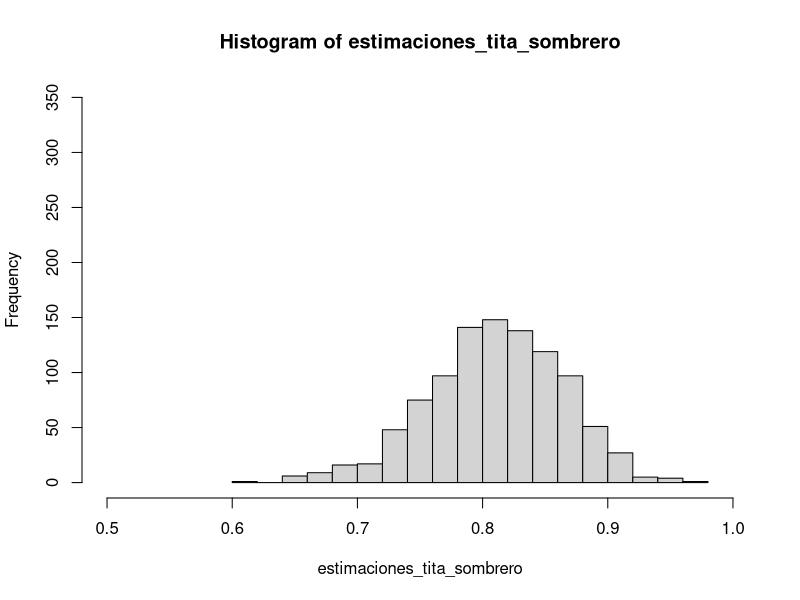
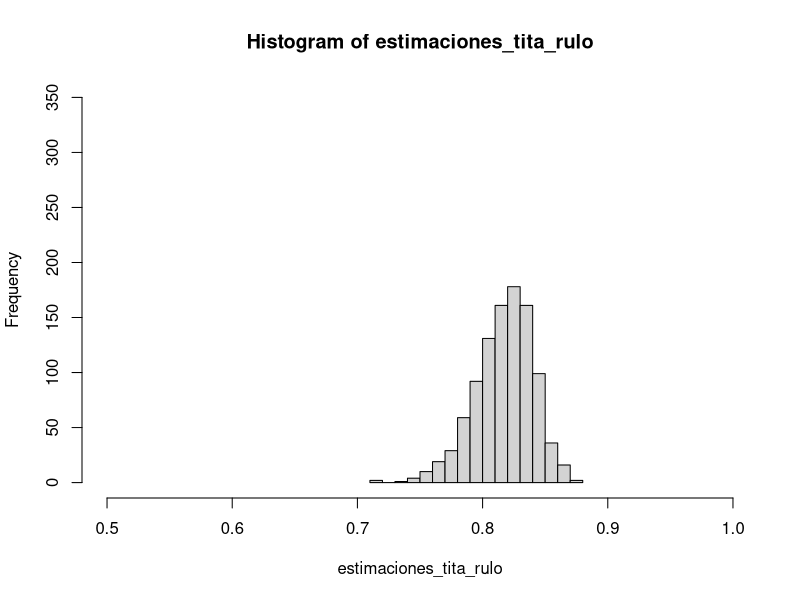
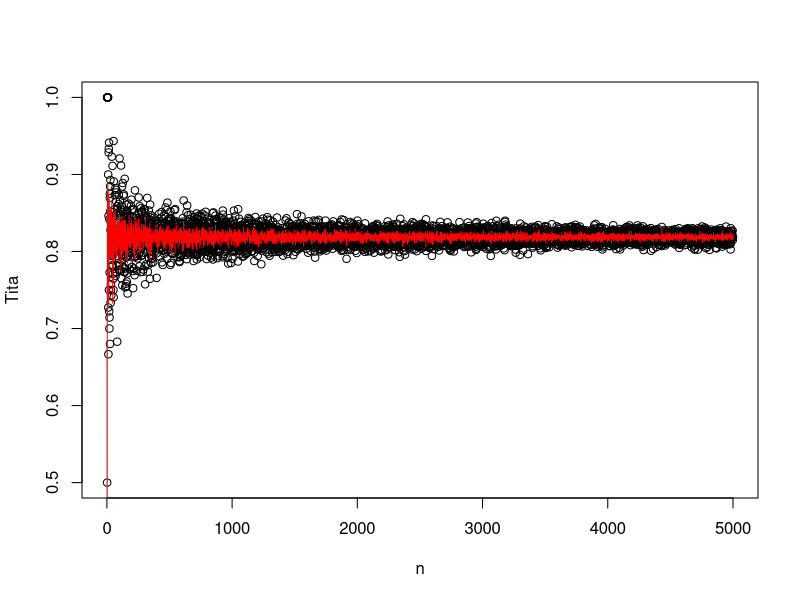
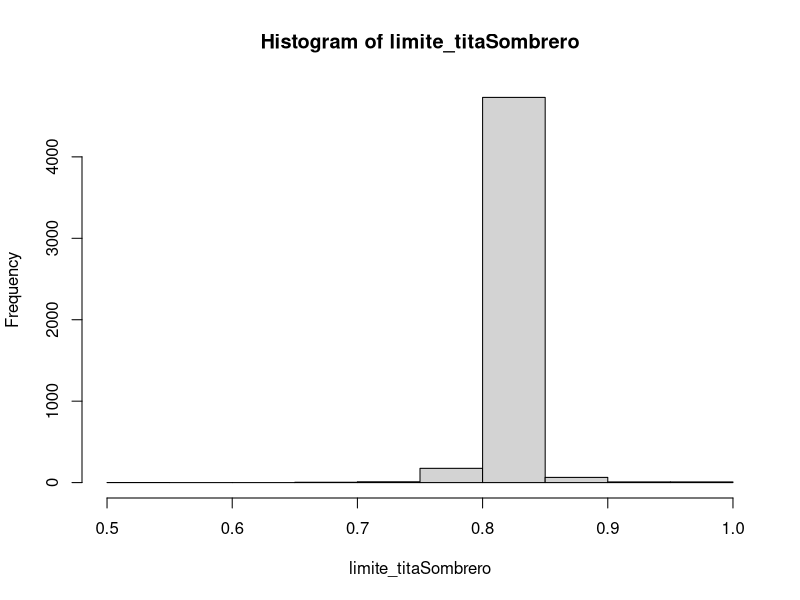
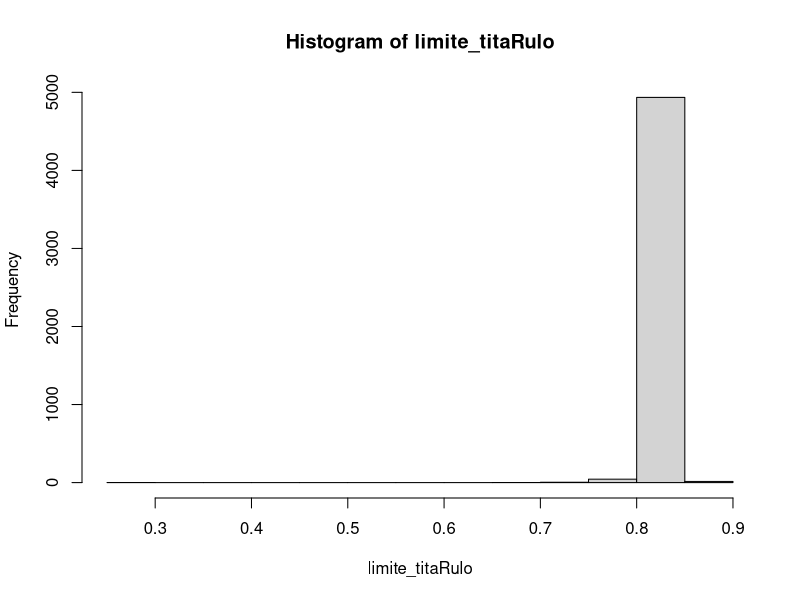
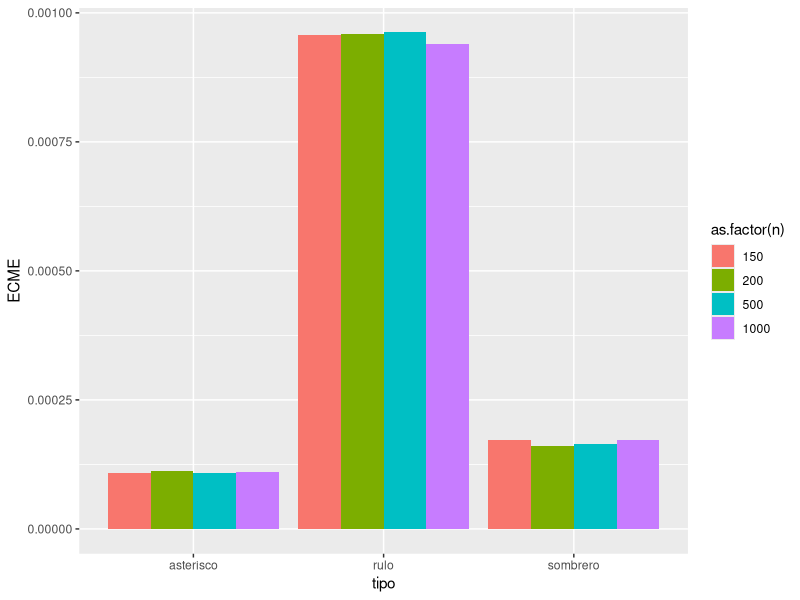

These charts were generated, in order, by the following R code:
####### Estimador 1


### 1.1

## el estimador propuesto es mean(vec > 1)

### 1.2
estsombrero <- function(datos){
  estimacion <- mean(datos > 1)
  return(estimacion)
}

### 1.3
datos_muestra <- c(12.23,6.37,6.10,0.70,3.48,2.82,9.55,2.21,0.72,9.09)

estsombrero(datos_muestra)
####### Mundo Exponencial

### 1.4
lambda <- 0.2

E <-  1/lambda
V <- 1/lambda**2
P_1 <- 1-pexp(1,lambda)

### 1.5
# lambda_est <- 1/mean(X)
# E_est <- 1/lambda_est
# V_est <- 1/lambda_est**2
# P_1_est <- 1-pexp(1,lambda_est)

### 1.6
# el estimador propuesto es 1-pexp(1,lambda_est)

### 1.7
estrulo <- function(datos){
  lambda_est <- 1/mean(datos)
  estimacion <- 1-pexp(1,lambda_est)
  return(estimacion)
}

### 1.8
estrulo(datos_muestra)

####### Simulacion 1

### 1.9
datos_generados <- rexp(1000,lambda)

tita_verdadero <- 1-pexp(1,lambda)

### 1.10
datos_generados <- rexp(50,lambda)
tita_sombrero <- estsombrero(datos_generados)
tita_rulo <- estrulo(datos_generados)

### 1.11
Nrep <- 1000
estimaciones_tita_sombrero <- rep(NaN,Nrep)
estimaciones_tita_rulo <- rep(NaN,Nrep)

for (i in 1:Nrep) {
  datos_generados <- rexp(50,lambda)
  estimaciones_tita_sombrero[i]<- estsombrero(datos_generados)
  estimaciones_tita_rulo[i] <- estrulo(datos_generados)
}

### 1.12
# g1
hist(estimaciones_tita_sombrero, xlim = c(0.5,1), ylim = c(0,350), breaks = 20)
# g2
hist(estimaciones_tita_rulo, xlim = c(0.5,1), ylim = c(0,350), breaks = 20)

# g1 tiene los datos mas dispersos que g2. En ambos graficos los datos estan al rededor del verdadero parametro,
# por lo tanto elijo el estimador del grafico de g2, es decir, el estimador rulo

### 1.13   
ECME_somb_rul <- function(n, lambda){
  
  estimaciones_tita_sombrero <- rep(NaN, 1000)
  estimaciones_tita_rulo <- rep(NaN, 1000)
  
  titas_verdaderos <- rep(NaN, 1000)
  
  for (i in 1:1000) {
    datos_generados <- rexp(n,lambda)
    titas_verdaderos[i] <- 1-pexp(1,lambda)
    estimaciones_tita_sombrero[i]<- estsombrero(datos_generados)
    estimaciones_tita_rulo[i]<- estrulo(datos_generados)
  }
  
  
  ECME_somb <- sum((estimaciones_tita_sombrero-titas_verdaderos)**2)/1000
  ECME_rul <- sum((estimaciones_tita_rulo-titas_verdaderos)**2)/1000
  
  ECME <- list(ECME_somb = ECME_somb,
               ECME_rul = ECME_rul)
 
  return(ECME)
}

ECME_150 <- ECME_somb_rul(150,0.2)
ECME_200 <- ECME_somb_rul(200,0.2)
ECME_500 <- ECME_somb_rul(500,0.2)
ECME_1000 <- ECME_somb_rul(1000,0.2)

df_ECME <- data.frame(n = rep(c(150,200,500,1000), each =2),
                      tipo = rep(c("sombrero", "rulo"), times = 4),
                      ECME = c(ECME_150[[1]],ECME_150[[2]],
                               ECME_200[[1]],ECME_200[[2]],
                               ECME_500[[1]],ECME_500[[2]],
                               ECME_1000[[1]],ECME_1000[[2]]))

# se prefiere el estimador rulo, ya que tiene un menor error cuadratico en cada
# caso.

####### Mundo normal

mu <- 1/0.2
sigma2 <- 1/0.2**2

# 1.14
P_1_norm <- 1- pnorm(1,mu,sqrt(sigma2))

# 1.15
MuchasEstimacionesTita_n <- function(n){
  
  estimaciones_tita_sombrero <- rep(NaN, n)
  estimaciones_tita_rulo <- rep(NaN, n)
  
  titas_verdaderos <- rep(NaN, n)
  
  for (i in 1:n) {
    datos_generados <- rexp(i,lambda)
    estimaciones_tita_sombrero[i]<- estsombrero(datos_generados)
    estimaciones_tita_rulo[i]<- estrulo(datos_generados)
  }
  
  lista <- c("estimaciones_tita_sombrero" = estimaciones_tita_sombrero,
             "estimaciones_tita_rulo" = estimaciones_tita_rulo)
  
  return(lista)
} 

n <- 5000

limites <- MuchasEstimacionesTita_n(n)

limite_titaSombrero <- rep(NaN, 5000)
limite_titaRulo <- rep(NaN, 5000)

for (i in 1:(length(limites)/2)) {
  limite_titaSombrero[i] <- limites[[i]]
  limite_titaRulo[i] <- limites[[i+n]]
}

plot(1:n, limite_titaSombrero, ylab = "Tita", xlab = "n")
lines(1:n, limite_titaRulo, col="red")

hist(limite_titaSombrero)
hist(limite_titaRulo)

# Respuesta:
mean(limite_titaSombrero)
mean(limite_titaRulo)

### 1.16
tita_asterisco <- function(datos){
  mu_est <- mean(datos)
  sd_est <- sqrt( sum( (datos-mu_est)**2 ) / (length(datos)-1) )
  estimacion <- 1-pnorm(1,mu_est,sd_est)
  return(estimacion)
}

####### Simulacion 2

ECME_sombrero_rulo_asterisco <- function(n, mu, sigma2){
  
  Nrep <- 1000
  
  estimaciones_tita_sombrero <- rep(NaN, Nrep)
  estimaciones_tita_rulo <- rep(NaN, Nrep)
  estimaciones_tita_asterisco <- rep(NaN, Nrep)
  
  titas_verdaderos <- rep(NaN, Nrep)
  
  for (i in 1:Nrep) {
    datos_generados <- rnorm(Nrep, mu, sqrt(sigma2))
    titas_verdaderos[i] <- 1-pnorm(1,mu, sqrt(sigma2))
    estimaciones_tita_sombrero[i]<- estsombrero(datos_generados)
    estimaciones_tita_rulo[i]<- estrulo(datos_generados)
    estimaciones_tita_asterisco[i]<- tita_asterisco(datos_generados)
  }
  
  ECME_somb <- sum((estimaciones_tita_sombrero-titas_verdaderos)**2)/Nrep
  ECME_rul <- sum((estimaciones_tita_rulo-titas_verdaderos)**2)/Nrep
  ECME_ast <- sum((estimaciones_tita_asterisco-titas_verdaderos)**2)/Nrep
  
  ECME <- list(ECME_somb = ECME_somb,
               ECME_rul = ECME_rul,
               ECME_ast = ECME_ast)
  
  return(ECME)
}

ECME_150 <- ECME_sombrero_rulo_asterisco(150,mu, sigma2)
ECME_200 <- ECME_sombrero_rulo_asterisco(200,mu, sigma2)
ECME_500 <- ECME_sombrero_rulo_asterisco(500,mu, sigma2)
ECME_1000 <- ECME_sombrero_rulo_asterisco(1000,mu, sigma2)

df_ECME <- data.frame(n = rep(c(150,200,500,1000), each =3),
                      tipo = rep(c("sombrero", "rulo", "asterisco"), times = 4),
                      ECME = c(ECME_150[[1]],ECME_150[[2]], ECME_150[[3]],
                               ECME_200[[1]],ECME_200[[2]], ECME_200[[3]],
                               ECME_500[[1]],ECME_500[[2]], ECME_500[[3]],
                               ECME_1000[[1]],ECME_1000[[2]], ECME_1000[[3]]))

# El estimador que eligiria en este caso es el estimador asterisco.
# Es interesante notar que el segundo que eligiria, es el no parametrico.
# Ya que no asume una distribucion determinada de los datos. 
# El estimador rulo, que antes era el mejor estimador (cuando los datos
# venian de una distribucion exponencial) es ahora el peor estimador.

library(ggplot2)

ggplot(df_ECME, aes(fill= as.factor(n), y= ECME, x=tipo)) + 
  geom_bar(position="dodge", stat="identity")